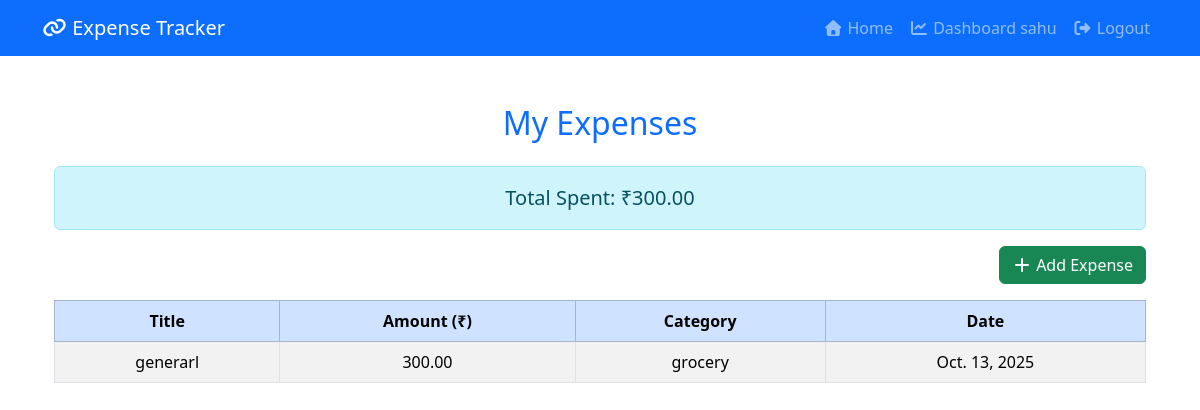
The app's page /expense_list/ (signed in) with its own data.
### expense/models.py (models this page shows, shortened)
class Expense(models.Model):
    user = models.ForeignKey(User, on_delete=models.CASCADE)
    title = models.CharField(max_length=100)
    amount = models.DecimalField(max_digits=10, decimal_places=2)
    category = models.CharField(max_length=50)
    date = models.DateField()

### expense/views.py (the view)
# urls.py: path('expense_list/', expense_list, name='expense_list'),
def expense_list(request):
    expenses = Expense.objects.filter(user=request.user)
    total = sum(exp.amount for exp in expenses)
    return render(request, 'expense_list.html', {'expenses': expenses, 'total': total})

### expense/templates/expense_list.html (shortened to what this page needs)
{% extends 'base.html' %}
{% block content %}
<div class="container mt-5">
  <h2 class="text-center text-primary mb-4">My Expenses</h2>
  <div class="alert alert-info text-center fs-5">
    Total Spent: ₹{{total}}
  </div>
  <div class="d-flex justify-content-end mb-3">
    <a href="{% url 'add_expense' %}" class="btn btn-success">
      <i class="fas fa-plus"></i> Add Expense
    </a>
  </div>
  {% if expenses %}
  <table class="table table-bordered table-striped text-center align-middle">
    <thead class="table-primary">
      <tr>
        <th>Title</th>
        <th>Amount (₹)</th>
        <th>Category</th>
        <th>Date</th>
      </tr>
    </thead>
    <tbody>
      {% for expense in expenses %}
      <tr>
        <td>{{ expense.title }}</td>
        <td>{{ expense.amount }}</td>
        <td>{{ expense.category }}</td>
        <td>{{ expense.date }}</td>
      </tr>
      {% endfor %}
    </tbody>
  </table>
  {% else %}
  <p class="text-center text-muted mt-3">No expenses added yet.</p>
  {% endif %}
</div>
{% endblock %}

### expense/templates/base.html (shortened to what this page needs)
<!DOCTYPE html>
<html lang="en">
<head>
    <link href="https://cdn.jsdelivr.net/npm/bootstrap@5.3.8/dist/css/bootstrap.min.css" rel="stylesheet">
    <link rel = "stylesheet" href="https://cdnjs.cloudflare.com/ajax/libs/font-awesome/7.0.1/css/all.min.css">
</head>
<body>
<nav class="navbar navbar-expand-lg navbar-dark bg-primary">
  <div class="container">
    <a class="navbar-brand" href="{% url 'home' %}">
      <i class="fas fa-link"></i> Expense Tracker
    </a>
    <div class="collapse navbar-collapse" id="navbarNav">
      <ul class="navbar-nav ms-auto">
        <li class="nav-item">
          <a class="nav-link" href="{% url 'home' %}">
            <i class="fas fa-home"></i> Home
          </a>
        </li>
        {% if request.user.username %}
  <li class="nav-item">
    <a class="nav-link" href="{% url 'expense_list' %}">
      <i class="fas fa-chart-line"></i> Dashboard
      {{request.user}}
    </a>
  </li>
  <li class="nav-item">
    <a class="nav-link" href="{% url 'logout' %}">
      <i class="fas fa-sign-out-alt"></i> Logout
    </a>
  </li>
{% endif %}
      </ul>
    </div>
  </div>
</nav>
 <div class="container">
 {% block content %} {% endblock %}
</div>
</body>
</html>

### records on screen
Expense: title "generarl", amount "300.00", category "grocery", date "Oct. 13, 2025"

### other values on screen
{{ request.user }} "sahu"
{{ total }} "300.00"
